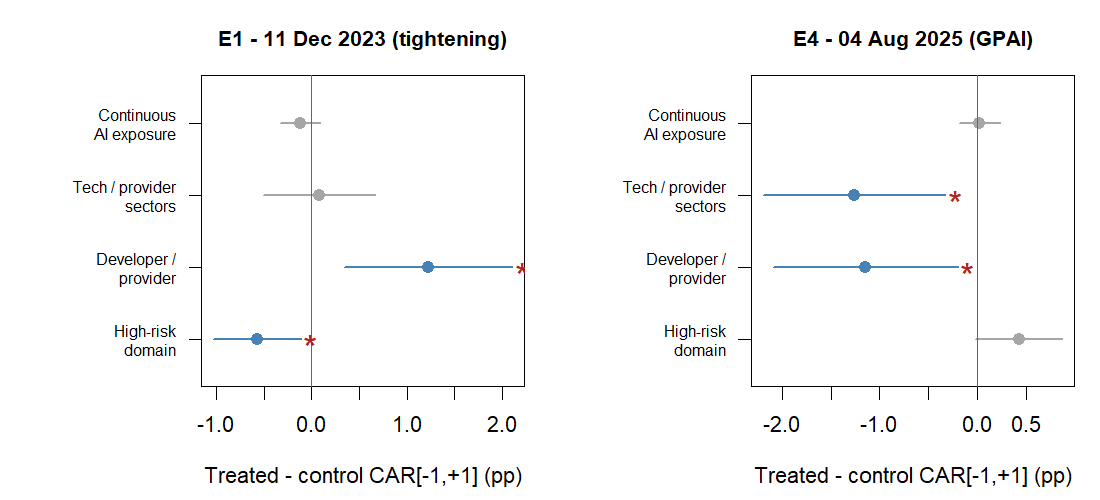

This chart was generated by the following R code:
# =====================================================================
# Figure 3 - Legal-incidence ladder
# Treated-minus-control CAR[-1,+1] for each exposure concept, two events.
# Shows: continuous exposure = flat; legal categories = significant.
# Base R. Run; saves a PNG.
# =====================================================================

labels <- c("Continuous\nAI exposure", "Tech / provider\nsectors",
            "Developer /\nprovider", "High-risk\ndomain")

# Each row: difference (pp), lower CI, upper CI, significant? (p<0.05)
# --- E1 (11 Dec 2023, tightening) ---
e1_diff <- c(-0.12, 0.08, 1.22, -0.57)
e1_lo   <- c(-0.33, -0.51, 0.34, -1.03)
e1_hi   <- c( 0.09,  0.67, 2.11, -0.11)
e1_sig  <- c(FALSE, FALSE, TRUE, TRUE)
# --- E4 (04 Aug 2025, GPAI) ---
e4_diff <- c( 0.02, -1.26, -1.15, 0.43)
e4_lo   <- c(-0.19, -2.19, -2.09, -0.02)
e4_hi   <- c( 0.23, -0.33, -0.20, 0.87)
e4_sig  <- c(FALSE, TRUE, TRUE, FALSE)

png("fig3_incidence_ladder.png", width = 1100, height = 500, res = 130)
par(mfrow = c(1, 2), mar = c(4.5, 8, 3, 1), family = "sans")

ladder <- function(diff, lo, hi, sig, ttl) {
  y <- length(diff):1
  cols <- ifelse(sig, "steelblue", "grey65")
  plot(diff, y, xlim = range(c(lo, hi)), ylim = c(0.5, length(diff) + 0.5),
       pch = 19, col = cols, cex = 1.3, yaxt = "n", ylab = "",
       xlab = "Treated - control CAR[-1,+1] (pp)", main = ttl, cex.main = 0.95)
  segments(lo, y, hi, y, col = cols, lwd = 2)
  abline(v = 0, col = "grey40")
  axis(2, at = y, labels = labels, las = 1, cex.axis = 0.75)
  # star the significant ones
  text(hi[sig] + 0.1, y[sig], "*", col = "firebrick", cex = 1.6)
}

ladder(e1_diff, e1_lo, e1_hi, e1_sig, "E1 - 11 Dec 2023 (tightening)")
ladder(e4_diff, e4_lo, e4_hi, e4_sig, "E4 - 04 Aug 2025 (GPAI)")

dev.off()
